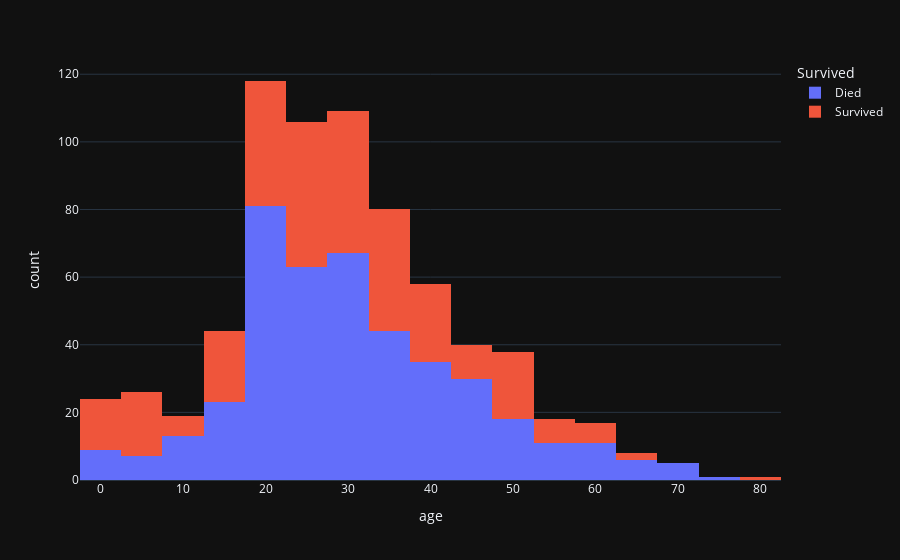

The notebook cell saved with this chart:
### Code cell
fig = px.histogram(data, x= 'age',color='Survived', template='plotly_dark')
fig.show()

### Figure 1 — Plotly figure (JSON) as saved in the notebook; plotly's stock layout.template omitted (floating-point values rounded to 4 significant figures; data arrays with more than 128 entries replaced by an {"elided": "..."} marker saying what was removed)
{"data": [{"alignmentgroup": "True", "bingroup": "x", "hovertemplate": "Survived=Died<br>age=%{x}<br>count=%{y}<extra></extra>", "legendgroup": "Died", "marker": {"color": "#636efa"}, "name": "Died", "offsetgroup": "Died", "orientation": "v", "showlegend": true, "type": "histogram", "x": {"elided": "424 float values"}, "xaxis": "x", "yaxis": "y"}, {"alignmentgroup": "True", "bingroup": "x", "hovertemplate": "Survived=Survived<br>age=%{x}<br>count=%{y}<extra></extra>", "legendgroup": "Survived", "marker": {"color": "#EF553B"}, "name": "Survived", "offsetgroup": "Survived", "orientation": "v", "showlegend": true, "type": "histogram", "x": {"elided": "288 float values"}, "xaxis": "x", "yaxis": "y"}], "layout": {"barmode": "relative", "legend": {"title": {"text": "Survived"}, "tracegroupgap": 0}, "margin": {"t": 60}, "xaxis": {"anchor": "y", "domain": [0, 1], "title": {"text": "age"}}, "yaxis": {"anchor": "x", "domain": [0, 1], "title": {"text": "count"}}}}
